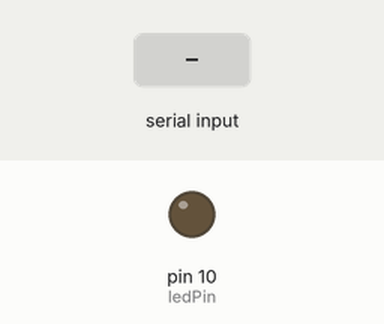
Bench run of a sketch on a simulated Arduino Uno, built with avr-gcc and run on an emulated ATmega328P. On the bench: output pins drawn as LEDs (lit = HIGH). The test bench sets the inputs (shaded band).

Above: at 1.2 s.
1.3 s: "90,45\n" received over Serial
At 2.5 s:
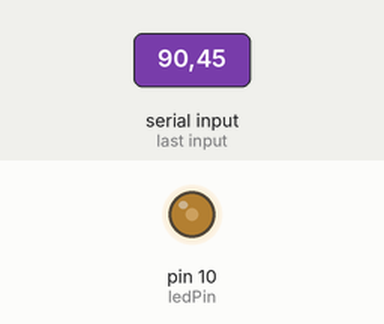
2.8 s: "30,150\n" received over Serial
At 3.7 s:
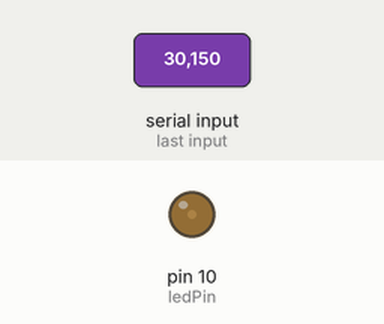
4.3 s: "200\n" received over Serial
At 4.7 s:
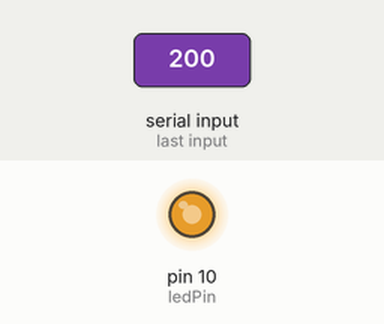
5.8 s: "90\n" received over Serial
At 7.0 s:
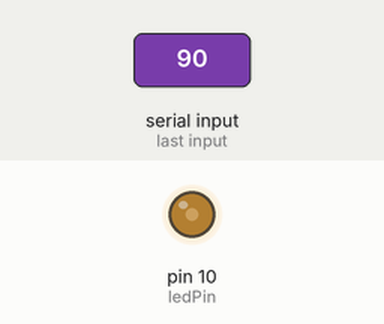
Timing chart, 0 to 8.3 s (numbered marks = the images above; inputs shaded):
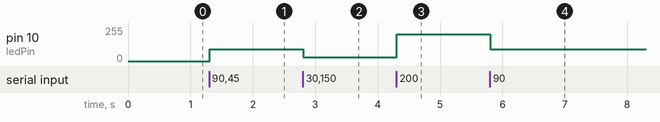

The sketch:

ledBrightnessParser.ino
```cpp
const int ledPin = 10; // green led

void setup() {
  Serial.begin(9600);
  pinMode(ledPin, OUTPUT);
}


// Main loop to continuously receive input and update LED brightness
void loop() {
  if (Serial.available() > 0) {
    String inputString = Serial.readStringUntil('\n');
    int brightness = inputString.toInt();
    analogWrite(ledPin, brightness);
  }
}
```

Measured:
- after the input at 1.3 s, pin 10 (ledPin): 0/255 → 90/255 at once
- after the input at 2.8 s, pin 10 (ledPin): 90/255 → 30/255 at once
- after the input at 4.3 s, pin 10 (ledPin): 30/255 → 200/255 at once
- after the input at 5.8 s, pin 10 (ledPin): 200/255 → 90/255 at once
